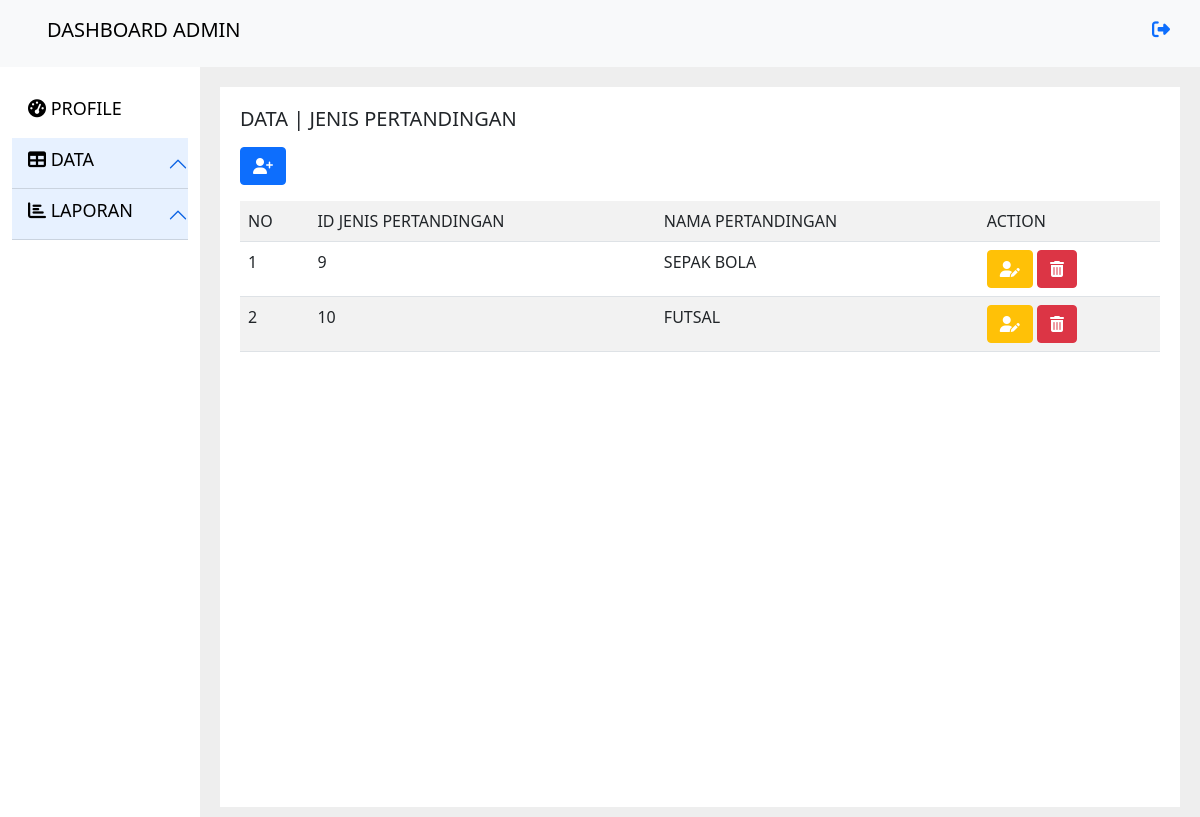
Screenshot of /admin/?halaman=admin-data-jenisPertandingan (signed in) with the database file from the repository.
### tables this page shows
CREATE TABLE `jenispertandingan` (
  `idJenispertandingan` int(11) NOT NULL,
  `namaJenispertandingan` varchar(25) NOT NULL
);

### app/view/admin/admin-tampil-jenisPertandingan.php (the view, shortened to what this page needs)
<h5 class="text-uppercase mb-3">Data | Jenis Pertandingan</h5>
<a href="?halaman=admin-data-jenisPertandingan&menu=tambah-jenisPertandingan" class="btn btn-primary btn-md mb-3"><i class="fas fa-user-plus"></i></a>
<div class="table-responsive">
<table class="table table-striped">
	<tr>
		<td>No</td>
		<td>Id Jenis Pertandingan</td>
		<td>Nama Pertandingan</td>
		<td>Action</td>
	</tr>
	<?php
	$sql  = "SELECT * FROM jenispertandingan";
	$exe  = $conn->query($sql);
	$no = 1;
	while ($data = $exe->fetch_array()) { ?>
		<tr>
			<td><?= $no ++ ?></td>
			<td><?= $data['idJenispertandingan']?></td>
			<td><?= $data['namaJenispertandingan']?></td>
			<td>
				<a href="?halaman=admin-data-jenisPertandingan&menu=edit-jenisPertandingan&id=<?= $data['idJenispertandingan'] ?>" class="btn btn-warning btn-md" style="color:white"><i class="fas fa-user-edit"></i></a>
				<a href="../app/model/admin/admin-delete-jenisPertandingan.php?id=<?= $data['idJenispertandingan'] ?>" class="btn btn-danger btn-md"><i class="fas fa-trash-alt"></i></a>
			</td>
		</tr>
<?php }	?>
</table>
</div>

### assets/css/style.css (style rules this page uses)
table tr td { text-transform: uppercase; }

### rows the page displays
jenispertandingan: idJenispertandingan "9", namaJenispertandingan "SEPAK BOLA"
jenispertandingan: idJenispertandingan "10", namaJenispertandingan "FUTSAL"
